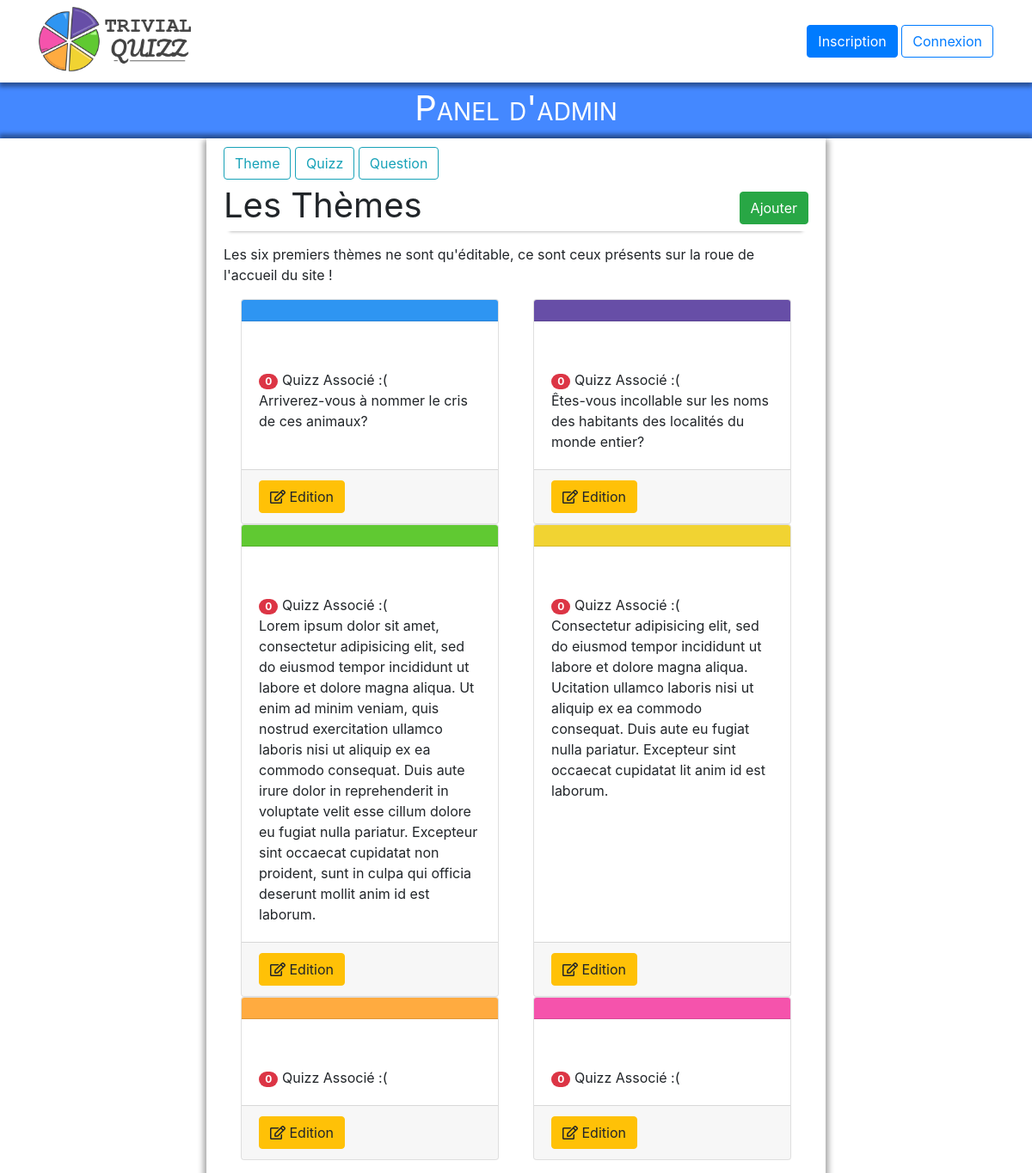
Screenshot of /admin/theme.php with the database file from the repository.
### tables this page shows
CREATE TABLE theme
(
  th_id INTEGER NOT NULL PRIMARY KEY AUTO_INCREMENT,
  th_nom VARCHAR(50) NOT NULL,
  th_couleur VARCHAR(7) NOT NULL,
  th_description VARCHAR(1000),
  th_is_principal BIT(1)
);

### include/functions.php (called while the page is built, shortened)
<?php
  function tryQueryBDD($bdd, $sql)
  {
    try {
      $request = $bdd -> query($sql);
      $result = $request -> fetchAll();
      if(empty($result)) {
        return null;
      }
      else {
        return $result;
      }
    } catch (\Exception $e) {
      return null;
    }
  }
  function loadThemeFromSQLResult($result)
  {
    $_THEME["id"] = $result["th_id"];
    $_THEME["nom"] = $result["th_nom"];
    $_THEME["desc"] = $result["th_description"];
    $_THEME["couleur"] = $result["th_couleur"];
    $_THEME["is_Principal"] = $result["th_is_principal"];
    return $_THEME;
  }
  function tabFormat($data, $fonction){
    $_DATAS[] = [];
    for($i = 0; $i<count($data); $i++)
    {
      $_DATAS[$i] = $fonction($data[$i]);
    }
    return $_DATAS;
  }
        function getAllThemesInfos($bdd)
        {
          $data = tryQueryBDD($bdd, "SELECT * FROM theme");
          return tabFormat($data, "loadThemeFromSQLResult");
        }
?>

### admin/theme.php (the view, shortened to what this page needs)
<?php
  $base_location = "/trivial/trivialquizz";
  require_once "../include/liaisonbdd.php";
  require_once "../include/functions.php";
  $_THEMES = getAllThemesInfos($bdd);
?>
<!doctype html>
<html lang="fr">
<head>
  <link rel="stylesheet" href="../css/cards.css" />
</head>
<body>
  <?php require_once "../include/navbar.php"?>
  <div class="bandeau-principal fond-bleu">
    Panel d'admin
  </div>
  <div class="cadre-global">
    <div class="cadre-central">
      <?php include "include/admin-navbar.php"?>
      <div>
        <div class="titre1">
          <div>Les Thèmes</div>
          <a href="<?=$base_location?>/admin/theme-create.php">
            <button type="button" class="btn btn-success">Ajouter</button>
          </a>
        </div>
        <div>
          <p>Les six premiers thèmes ne sont qu'éditable, ce sont ceux présents sur la roue de l'accueil du site !</p>
        <div class="card-container">
          <?php
            $_NBOFQUIZZ = getNumbersOfQuizzesOfThemes($bdd);
            foreach($_THEMES as $_THEME)
            {
              ?>
              <div id="themeN<?= $_THEME["id"]?>" class="card">
                <div class="card-header" style="background: <?= $_THEME['couleur'] ?>;">
                </div>
                <div class="card-body">
                  <h5 class="card-title b"><?= $_THEME["nom"] ?></h5>
                  <span><?php
                  if(!empty($_NBOFQUIZZ[$_THEME["id"]])){
                    if($_NBOFQUIZZ[$_THEME["id"]]==1){
                      echo '<span class="badge badge-pill badge-info">1</span> Quizz Associé !';
                    }
                    else {
                      echo '<span class="badge badge-pill badge-info">'.$_NBOFQUIZZ[$_THEME["id"]].'</span> Quizzes associés !';
                    }
                  }
                  else{
                      echo '<span class="badge badge-pill badge-danger">0</span> Quizz Associé :(';
                  } ?></span>
                  <p class="card-text"><?= $_THEME["desc"] ?></p>
                </div>
                <div class="card-footer">
                  <a href="theme-edit.php?id=<?= $_THEME["id"] ?>">
                    <button type="button" class="btn btn-warning">
                      <i class="far fa-edit"></i>
                      Edition
                    </button>
                  </a>
                </div>
              </div>
            <?php
            }
          ?>
          </div>
        </div>
      </div>
</body>
</html>

### css/style-base.css (style rules this page uses)
a { text-decoration: none; }
.bandeau-principal { height: 65px; text-align: center; justify-content: center; align-items: center; font-size: 40px; font-variant: small-caps; }
.fond-bleu { background-color: #48f; color: white; }
.cadre-global { box-shadow: 0px -4px 5px 1px rgba(0, 0, 0, .4); display: flex; width: auto; justify-content: center; }
.cadre-central { box-shadow: 2px 5px 6px 3px rgba(0, 0, 0, .2), -2px 5px 6px 3px rgba(0, 0, 0, .2); width: 60%; height: 100%; padding-left: 20px; padding-right: 20px; padding-top: 10px; padding-bottom: 15px; }
.titre1, .titre2 { display: flex; flex-flow: row nowrap; justify-content: space-between; }
.titre1 { font-size: 2.5rem; box-shadow: 0px 7px 4px -7px rgba(0,0,0,.4); height: auto; margin-bottom: 15px; height: 60px; }

### css/cards.css (style rules this page uses)
.card-container { display: flex; flex-flow: row; flex-wrap: wrap; justify-content: space-around; }
.card { width: 300px; }
.b { a; color: white; }

### rows the page displays
theme: th_description "Arriverez-vous à nommer le cris de ces animaux?"
theme: shows "0", th_description "Êtes-vous incollable sur les noms des habitants des localités du monde entier?"
theme: shows "0", th_description "Lorem ipsum dolor sit amet, consectetur adipisicing elit, sed do eiusmod tempor incididunt ut labore et dolore magna aliqua. Ut enim ad minim veniam, quis nostrud exercitation ullamco laboris nisi ut aliquip ex ea commodo consequat. Duis aute irure dolor in reprehenderit in voluptate velit esse cillum dolore eu fugiat nulla pariatur. Excepteur sint occaecat cupidatat non proident, sunt in culpa qui officia deserunt mollit anim id est laborum."
theme: shows "0", th_description "Consectetur adipisicing elit, sed do eiusmod tempor incididunt ut labore et dolore magna aliqua. Ucitation ullamco laboris nisi ut aliquip ex ea commodo consequat. Duis aute eu fugiat nulla pariatur. Excepteur sint occaecat cupidatat lit anim id est laborum."
theme: shows "0"
theme: shows "0"
